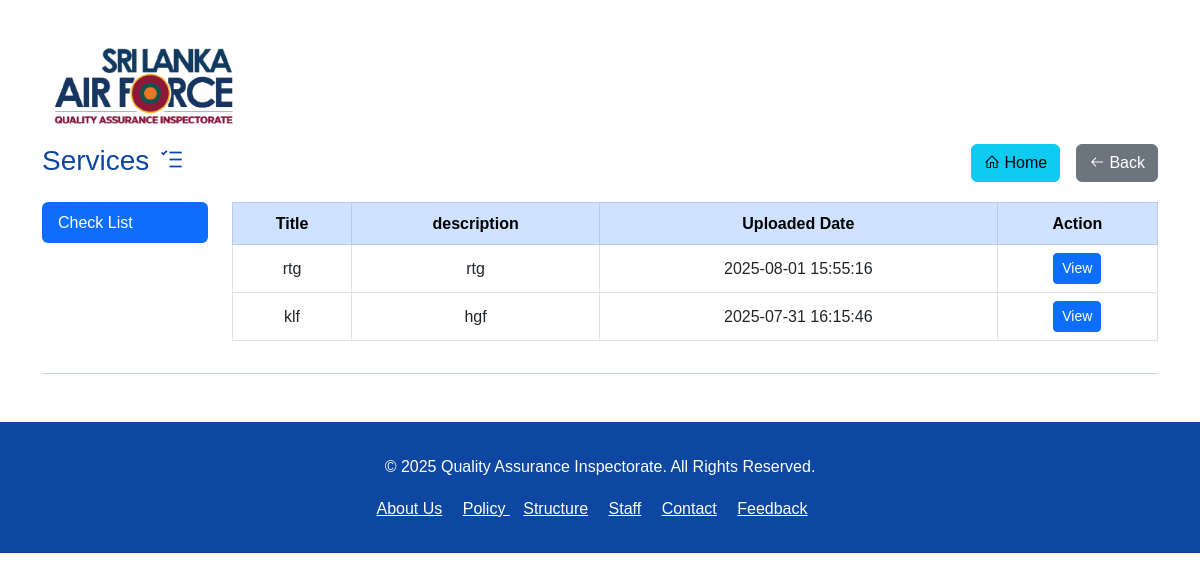
The app's page /services/checklist-ae.php with its own data.
### tables this page shows
CREATE TABLE `documents` (
  `id` int NOT NULL AUTO_INCREMENT,
  `title` varchar(255) NOT NULL,
  `description` text,
  `category_id` int DEFAULT NULL,
  `uploaded_by` int DEFAULT NULL,
  `file_path` varchar(255) NOT NULL,
  `uploaded_at` timestamp NULL DEFAULT CURRENT_TIMESTAMP,
  `is_active` tinyint(1) DEFAULT '1',
  `branch_id` int DEFAULT NULL,
  `section` varchar(50) DEFAULT NULL,
  PRIMARY KEY (`id`) USING BTREE,
  KEY `uploaded_by` (`uploaded_by`) USING BTREE,
  KEY `fk_document_category` (`category_id`) USING BTREE,
  CONSTRAINT `documents_ibfk_1` FOREIGN KEY (`category_id`) REFERENCES `categories` (`id`) ON DELETE RESTRICT ON UPDATE RESTRICT,
  CONSTRAINT `documents_ibfk_2` FOREIGN KEY (`uploaded_by`) REFERENCES `admins` (`id`) ON DELETE RESTRICT ON UPDATE RESTRICT,
  CONSTRAINT `fk_document_category` FOREIGN KEY (`category_id`) REFERENCES `categories` (`id`) ON DELETE RESTRICT ON UPDATE RESTRICT
);

### services/checklist-ae.php (the view, shortened to what this page needs)
<?php
include '../template/head.php';
require_once "../includes/config.php";
$stmt = $db->prepare("SELECT d.title,d.description, b.name AS branch_name , d.uploaded_by ,c.name AS category, d.uploaded_at, d.file_path FROM documents d
JOIN categories c ON d.category_id = c.id
JOIN branches b ON d.branch_id = b.id
 WHERE d.category_id = 7 AND d.is_active = 1 AND d.branch_id = 6 ORDER BY d.uploaded_at DESC");
$stmt->execute();
$result = $stmt->get_result();
?>
<body>
    <?php
    include '../template/header.php';
    ?>
    <main class="container my-5 pt-5">
        <div class="page-header mb-4">
            <h3 class="colour-defult">Services <i class="fa fa-tasks"></i>
                <div class="float-end">
                    <a href="index.php" class="btn btn-info me-2"><i class="fa fa-home"></i> Home</a>
                    <a href="javascript:history.back()" class="btn btn-secondary"><i class="fa fa-arrow-left"></i> Back</a>
                </div>
            </h3>
        </div>
        <div class="row">
            <div class="col-lg-2">
                <ul class="nav flex-column nav-pills" id="inspectorateTabs" role="tablist" aria-orientation="vertical">
                    <li class="nav-item">
                        <a class="nav-link active" id="org-tab" data-bs-toggle="pill" href="#org" role="tab">Check List</a>
                    </li>
                </ul>
            </div>
            <div class="col-lg-10">
                <table class="table table-bordered text-center align-middle">
                    <thead class="table-primary">
                        <tr>
                            <th>Title</th>
                            <th>description</th>
                            <th>Uploaded Date</th>
                            <th>Action</th>
                        </tr>
                    </thead>
                    <tbody>
                        <?php if ($result->num_rows > 0): ?>
                            <?php while ($row = $result->fetch_assoc()): ?>
                                <tr>
                                    <td><?= htmlspecialchars($row['title']) ?></td>
                                    <td><?= htmlspecialchars($row['description']) ?></td>
                                    <td><?= htmlspecialchars($row['uploaded_at']) ?></td>
                                    <td>
                                        <a href="admin/action/<?= htmlspecialchars($row['file_path']) ?>" target="_blank" class="btn btn-sm btn-primary">View</a>
                                    </td>
                                </tr>
                            <?php endwhile; ?>
                        <?php else: ?>
                            <tr>
                                <td colspan="5">No documents found</td>
                            </tr>
                        <?php endif; ?>
                    </tbody>
                </table>
            </div>
        </div>
        <hr>
    </main>
    <?php
    include '../template/footer.php';
    ?>
</body>
</html>

### assets/css/style.css (style rules this page uses)
:root { --primary-color: #1a237e; --secondary-color: #1976d2; --accent-color: #2196f3; --light-color: #e3f2fd; --dark-color: #0d47a1; }
body { font-family: DMSans, Tahoma, Geneva, Verdana, sans-serif; line-height: 1.6; color: var(--dark-color); overflow-x: hidden; }

### records on screen
documents: title "rtg", description "rtg", uploaded_at "2025-08-01 15:55:16"
documents: title "klf", description "hgf", uploaded_at "2025-07-31 16:15:46"
